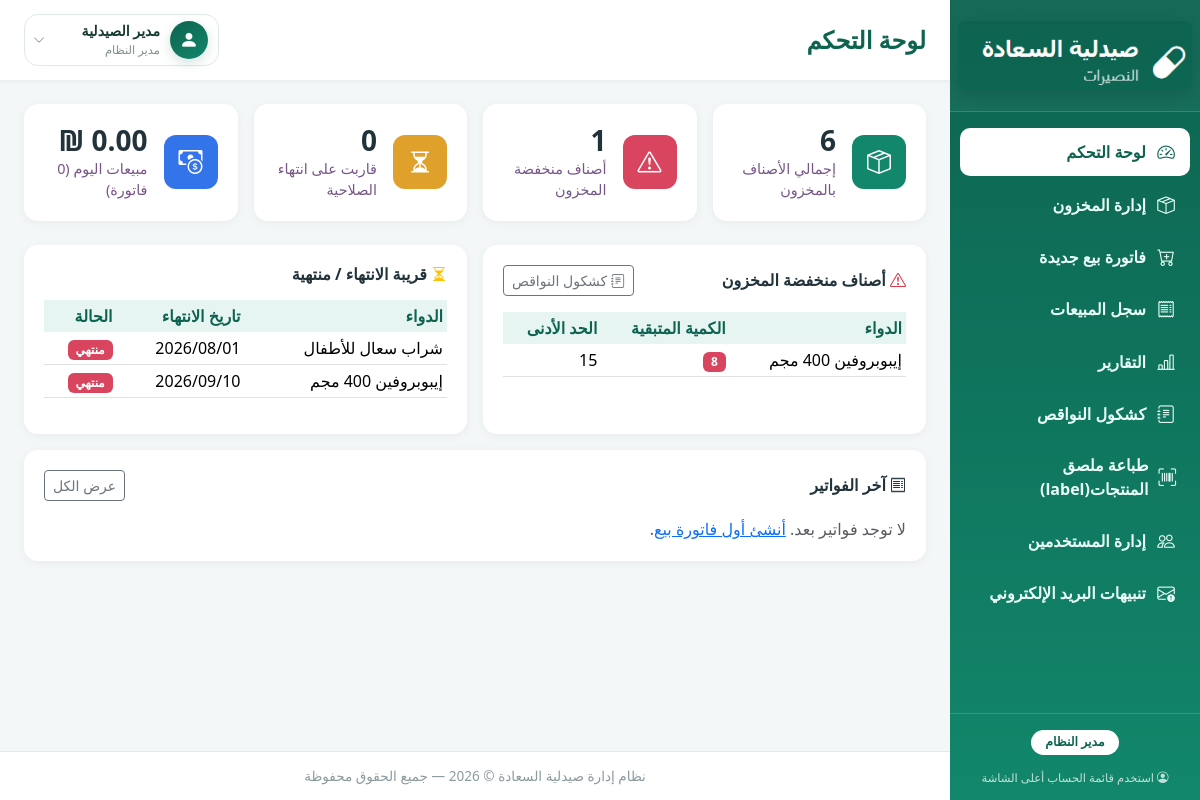
/dashboard.php (signed in), run on the app's committed database.
### tables this page shows
CREATE TABLE medicines (
    id INT AUTO_INCREMENT PRIMARY KEY,
    name VARCHAR(150) NOT NULL,
    category VARCHAR(100) NOT NULL DEFAULT 'أخرى',
    unit VARCHAR(50) NOT NULL DEFAULT 'حبة',
    quantity INT NOT NULL DEFAULT 0,
    purchase_price DECIMAL(10,2) NOT NULL DEFAULT 0.00,
    selling_price DECIMAL(10,2) NOT NULL DEFAULT 0.00,
    expiry_date DATE DEFAULT NULL,
    barcode VARCHAR(50) DEFAULT NULL,
    min_quantity INT NOT NULL DEFAULT 10,
    created_at TIMESTAMP DEFAULT CURRENT_TIMESTAMP,
    updated_at TIMESTAMP DEFAULT CURRENT_TIMESTAMP ON UPDATE CURRENT_TIMESTAMP,
    UNIQUE KEY uniq_barcode (barcode)
);

### includes/mailer.php (called while the page is built, shortened)
<?php
function getSettings(PDO $pdo): array {
    $rows = $pdo->query('SELECT setting_key, setting_value FROM settings')->fetchAll();
    $settings = [];
    foreach ($rows as $r) {
        $settings[$r['setting_key']] = $r['setting_value'];
    }
    return $settings;
}
function sendLowStockAlertEmail(PDO $pdo, array $settings, bool $isTest = false) {
    $lowStock = $pdo->query('SELECT * FROM medicines WHERE quantity <= min_quantity ORDER BY quantity ASC')->fetchAll();
    $rowsHtml = '';
    foreach ($lowStock as $m) {
        $rowsHtml .= '<tr><td style="padding:6px;border:1px solid #ddd;">' . htmlspecialchars($m['name']) . '</td>'
                   . '<td style="padding:6px;border:1px solid #ddd;color:#c0392b;font-weight:bold;">' . (int)$m['quantity'] . '</td>'
                   . '<td style="padding:6px;border:1px solid #ddd;">' . (int)$m['min_quantity'] . '</td></tr>';
    }
    $body = '<div dir="rtl" style="font-family:Tahoma,Arial,sans-serif;">'
          . '<h2 style="color:#0d6350;">تنبيه يومي — صيدلية السعادة</h2>';
    if (!empty($lowStock)) {
        $body .= '<h3>أصناف منخفضة المخزون (' . count($lowStock) . ')</h3>'
                . '<table style="border-collapse:collapse;width:100%;"><tr style="background:#e6f5f1;">'
                . '<th style="padding:6px;border:1px solid #ddd;">الدواء</th><th style="padding:6px;border:1px solid #ddd;">الكمية الحالية</th><th style="padding:6px;border:1px solid #ddd;">الحد الأدنى</th></tr>'
                . $rowsHtml . '</table>';
    }
    $body .= '<p style="margin-top:20px;color:#888;font-size:12px;">رسالة مرسلة تلقائيًا من نظام إدارة صيدلية السعادة.</p></div>';
    $mail = new PHPMailer(true);
    try {
        $host = trim((string)($settings['smtp_host'] ?? ''));
        $username = trim((string)($settings['smtp_username'] ?? ''));
        $password = preg_replace('/\s+/', '', (string)($settings['smtp_password'] ?? ''));
        $recipient = trim((string)($settings['alert_recipient_email'] ?? ''));
        $fromEmail = trim((string)($settings['smtp_from_email'] ?? ''));
        $fromName = trim((string)($settings['smtp_from_name'] ?? 'صيدلية السعادة')) ?: 'صيدلية السعادة';
        $port = (int)($settings['smtp_port'] ?? 587);
        if ($username === 'mqrinawi1990@gmail.com' && $password === '') {
            return 'لم يتم إدخال App Password لحساب الإرسال mqrinawi1990@gmail.com. أنشئ App Password من Google (مع تفعيل التحقق بخطوتين) ثم أدخلها في إعدادات البريد.';
        }
        $mail->isSMTP();
        $mail->Host       = $host;
        $mail->SMTPAuth   = $username !== '';
        $mail->Username   = $username;
        $mail->Password   = $password;
        $mail->Port       = $port;
        $mail->CharSet    = 'UTF-8';
        $mail->setFrom($fromEmail, $fromName);
        $mail->addAddress($recipient);
        $mail->isHTML(true);
        $mail->Subject = ($isTest ? '[تجريبي] ' : '') . 'تنبيه المخزون - صيدلية السعادة - ' . date('Y-m-d');
        $mail->Body    = $body;
        $mail->send();
        return true;
    } catch (PHPMailerException $e) {
        $smtpError = trim((string)$mail->ErrorInfo);
        if (stripos($smtpError, 'Could not authenticate') !== false || stripos($smtpError, 'authentication') !== false) {
            return 'فشل المصادقة مع Gmail: تأكد أن البريد المرسل هو mqrinawi1990@gmail.com وأن كلمة المرور هي App Password المكونة من 16 حرفًا، مع تفعيل التحقق بخطوتين في Google.';
        }
        return 'فشل إرسال البريد: ' . $smtpError;
    }
}
function checkAndSendDailyAlert(PDO $pdo): void {
    $settings = getSettings($pdo);
    $result = sendLowStockAlertEmail($pdo, $settings, false);
}

### includes/functions.php (called while the page is built, shortened)
<?php
function e($value) {
    return htmlspecialchars($value ?? '', ENT_QUOTES, 'UTF-8');
}
function formatMoney($value) {
    return number_format((float)$value, 2) . ' ₪';
}
function formatDate($date) {
    return date('Y/m/d', strtotime($date));
}
function isExpiringSoon($expiryDate, $days = 60) {
    $diff = (strtotime($expiryDate) - time()) / 86400;
    return $diff >= 0 && $diff <= $days;
}
function isExpired($expiryDate) {
    return strtotime($expiryDate) < strtotime(date('Y-m-d'));
}

### includes/auth_check.php (called while the page is built, shortened)
<?php
function isAdmin() {
    return ($_SESSION['role'] ?? '') === 'admin';
}

### dashboard.php (the view, shortened to what this page needs)
<?php
require_once 'includes/auth_check.php';
require_once 'config/db.php';
require_once 'includes/functions.php';
if (isAdmin()) {
    require_once 'includes/mailer.php';
    checkAndSendDailyAlert($pdo);
}
$totalMedicines = $pdo->query('SELECT COUNT(*) FROM medicines')->fetchColumn();
$lowStockStmt = $pdo->query('SELECT * FROM medicines WHERE quantity <= min_quantity ORDER BY quantity ASC');
$lowStockMedicines = $lowStockStmt->fetchAll();
$expiryStmt = $pdo->query('SELECT * FROM medicines WHERE expiry_date IS NOT NULL ORDER BY expiry_date ASC');
$allExpiryMeds = $expiryStmt->fetchAll();
$expiringSoon = array_filter($allExpiryMeds, fn($m) => isExpiringSoon($m['expiry_date']) && !isExpired($m['expiry_date']));
$expired = array_filter($allExpiryMeds, fn($m) => isExpired($m['expiry_date']));
$todaySalesStmt = $pdo->prepare('SELECT COUNT(*) as cnt, COALESCE(SUM(total_amount),0) as total FROM sales WHERE DATE(created_at) = CURDATE()');
$todaySalesStmt->execute();
$todaySales = $todaySalesStmt->fetch();
$recentSales = $pdo->query('SELECT * FROM sales ORDER BY created_at DESC LIMIT 5')->fetchAll();
require_once 'includes/header.php';
?>
<div class="row g-3 mb-4">
    <div class="col-sm-6 col-lg-3">
        <div class="stat-card">
            <div class="icon-box bg-teal"><i class="bi bi-box-seam"></i></div>
            <div>
                <h3><?= (int)$totalMedicines ?></h3>
                <p>إجمالي الأصناف بالمخزون</p>
            </div>
        </div>
    </div>
    <div class="col-sm-6 col-lg-3">
        <div class="stat-card">
            <div class="icon-box bg-red"><i class="bi bi-exclamation-triangle"></i></div>
            <div>
                <h3><?= count($lowStockMedicines) ?></h3>
                <p>أصناف منخفضة المخزون</p>
            </div>
        </div>
    </div>
    <div class="col-sm-6 col-lg-3">
        <div class="stat-card">
            <div class="icon-box bg-orange"><i class="bi bi-hourglass-split"></i></div>
            <div>
                <h3><?= count($expiringSoon) ?></h3>
                <p>قاربت على انتهاء الصلاحية</p>
            </div>
        </div>
    </div>
    <div class="col-sm-6 col-lg-3">
        <div class="stat-card">
            <div class="icon-box bg-blue"><i class="bi bi-cash-coin"></i></div>
            <div>
                <h3><?= formatMoney($todaySales['total']) ?></h3>
                <p>مبيعات اليوم (<?= (int)$todaySales['cnt'] ?> فاتورة)</p>
            </div>
        </div>
    </div>
</div>
<div class="row g-3">
    <div class="col-lg-6">
        <div class="card-panel h-100">
            <div class="d-flex justify-content-between align-items-center mb-3">
                <h6 class="fw-bold mb-0"><i class="bi bi-exclamation-triangle text-danger"></i> أصناف منخفضة المخزون</h6>
                <?php if (isAdmin() && !empty($lowStockMedicines)): ?>
                    <a href="shortage_list.php" class="btn btn-sm btn-outline-secondary"><i class="bi bi-journal-text"></i> كشكول النواقص</a>
                <?php endif; ?>
            </div>
            <?php if (empty($lowStockMedicines)): ?>
                <p class="text-muted mb-0">لا توجد أصناف منخفضة المخزون حالياً.</p>
            <?php else: ?>
            <div class="table-responsive">
                <table class="table table-sm">
                    <thead><tr><th>الدواء</th><th>الكمية المتبقية</th><th>الحد الأدنى</th></tr></thead>
                    <tbody>
                    <?php foreach (array_slice($lowStockMedicines, 0, 6) as $m): ?>
                        <tr>
                            <td><?= e($m['name']) ?></td>
                            <td><span class="badge badge-low"><?= (int)$m['quantity'] ?></span></td>
                            <td><?= (int)$m['min_quantity'] ?></td>
                        </tr>
                    <?php endforeach; ?>
                    </tbody>
                </table>
            </div>
            <?php endif; ?>
        </div>
    </div>
    <div class="col-lg-6">
        <div class="card-panel h-100">
            <h6 class="fw-bold mb-3"><i class="bi bi-hourglass-split text-warning"></i> قريبة الانتهاء / منتهية</h6>
            <?php if (empty($expiringSoon) && empty($expired)): ?>
                <p class="text-muted mb-0">لا توجد أدوية قريبة من الانتهاء.</p>
            <?php else: ?>
            <div class="table-responsive">
                <table class="table table-sm">
                    <thead><tr><th>الدواء</th><th>تاريخ الانتهاء</th><th>الحالة</th></tr></thead>
                    <tbody>
                    <?php foreach (array_slice($expired, 0, 3) as $m): ?>
                        <tr>
                            <td><?= e($m['name']) ?></td>
                            <td><?= formatDate($m['expiry_date']) ?></td>
                            <td><span class="badge badge-low">منتهي</span></td>
                        </tr>
                    <?php endforeach; ?>
                    </tbody>
                </table>
            </div>
            <?php endif; ?>
        </div>
    </div>
</div>
<div class="card-panel mt-3">
    <div class="d-flex justify-content-between align-items-center mb-3">
        <h6 class="fw-bold mb-0"><i class="bi bi-receipt"></i> آخر الفواتير</h6>
        <a href="invoices.php" class="btn btn-sm btn-outline-secondary">عرض الكل</a>
    </div>
    <?php if (empty($recentSales)): ?>
        <p class="text-muted mb-0">لا توجد فواتير بعد. <a href="sales.php">أنشئ أول فاتورة بيع</a>.</p>
    <?php endif; ?>
</div>
<?php require_once 'includes/footer.php'; ?>

### assets/css/style.css (style rules this page uses)
:root { --primary: #12876b; --primary-dark: #0d6350; --primary-light: #e6f5f1; --accent: #2e9c7f; --danger: #d9455f; --warning: #e0a12c; --bg: #f4f7f8; --sidebar-w: 250px; }
* { box-sizing: border-box; }
body { font-family: 'Segoe UI', Tahoma, 'Arial', sans-serif; background: var(--bg); color: #22333b; margin: 0; }
.stat-card { background: #fff; border-radius: 14px; padding: 20px; box-shadow: 0 2px 10px rgba(0,0,0,.05); display: flex; align-items: center; gap: 16px; height: 100%; }
.stat-card .icon-box { width: 54px; height: 54px; border-radius: 12px; display: flex; align-items: center; justify-content: center; font-size: 1.5rem; color: #fff; flex-shrink: 0; }
.stat-card h3 { margin: 0; font-weight: 800; }
.stat-card p { margin: 0; color: #758; font-size: .9rem; }
.bg-teal { background: var(--primary); }
.bg-orange { background: var(--warning); }
.bg-red { background: var(--danger); }
.bg-blue { background: #3474eb; }
.card-panel { background: #fff; border-radius: 14px; box-shadow: 0 2px 10px rgba(0,0,0,.05); padding: 20px; }
.table thead th { background: var(--primary-light); color: var(--primary-dark); font-weight: 700; border-bottom: none; }
.table td, .table th { vertical-align: middle; }
.badge-low { background: var(--danger); }

### data on the page
medicines: name "إيبوبروفين 400 مجم", quantity "8", min_quantity "15", expiry_date "2026/09/10"
medicines: name "شراب سعال للأطفال", expiry_date "2026/08/01"

### other printed values
$pageTitle "لوحة التحكم"
$_SESSION['full_name'] "مدير الصيدلية"
$totalMedicines "6"
count($lowStockMedicines) "1"
count($expiringSoon) "0"
formatMoney($todaySales['total']) "0.00 ₪"
$todaySales['cnt'] "0"
